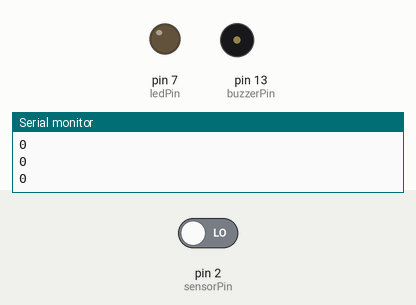
Recording of a sketch running on a simulated Arduino Uno, built with avr-gcc and run on an emulated ATmega328P. On the bench: output pins drawn as LEDs (lit = HIGH), buzzer (waves = sounding, pin HIGH), the last lines printed to the serial monitor. The test bench sets the inputs (shaded band); at power-on: pin 2 (sensorPin) LOW.

Above: at 1.2 s.
1.3 s: pin 2 (sensorPin) driven HIGH
At 1.4 s:
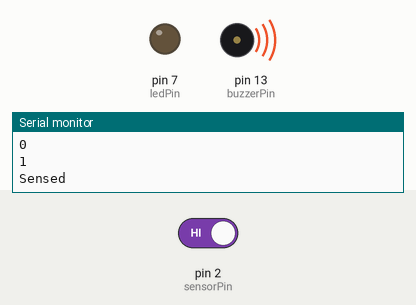
At 1.8 s:
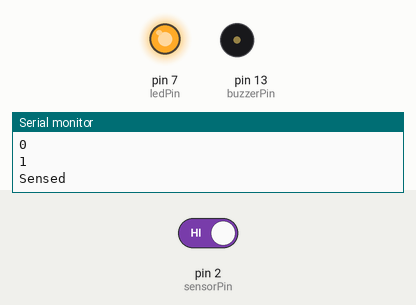
3.0 s: pin 2 (sensorPin) driven LOW
At 6.0 s:
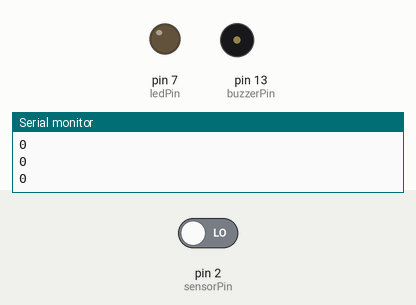
Timing chart, 0 to 7.5 s (numbered marks = the images above; inputs shaded):
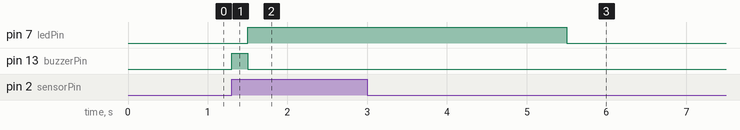

Measured:
- after the input at 1.3 s, pin 7 (ledPin): LOW → HIGH after 0.20 s; pin 13 (buzzerPin): LOW → HIGH at once, → LOW 0.20 s later
- after the input at 3.0 s, pin 7 (ledPin): goes on until 5.5 s, then stays LOW; pin 13 (buzzerPin): stops changing and stays LOW

The sketch:

main.ino
```cpp
#define sensorPin 2 // arbitrary value change later
#define buzzerPin 13 // arbitrary value change later
#define ledPin 7
bool sensorState = false;
void setup() {
    pinMode(sensorPin, INPUT);
    pinMode(buzzerPin, OUTPUT);
    pinMode(ledPin, OUTPUT);
  	Serial.begin(9600);
}

void loop() {
    sensorState = digitalRead(sensorPin);
  	Serial.println(sensorState);

    if (sensorState == HIGH) {
      	Serial.println("Sensed");
        digitalWrite(buzzerPin, HIGH);
        delay(200);
        digitalWrite(buzzerPin, LOW);
        digitalWrite(ledPin, HIGH);
        delay(4000);
      	digitalWrite(ledPin, LOW);
    }
    else {
        digitalWrite(buzzerPin, LOW);
    }
    delay(100);
}
```
